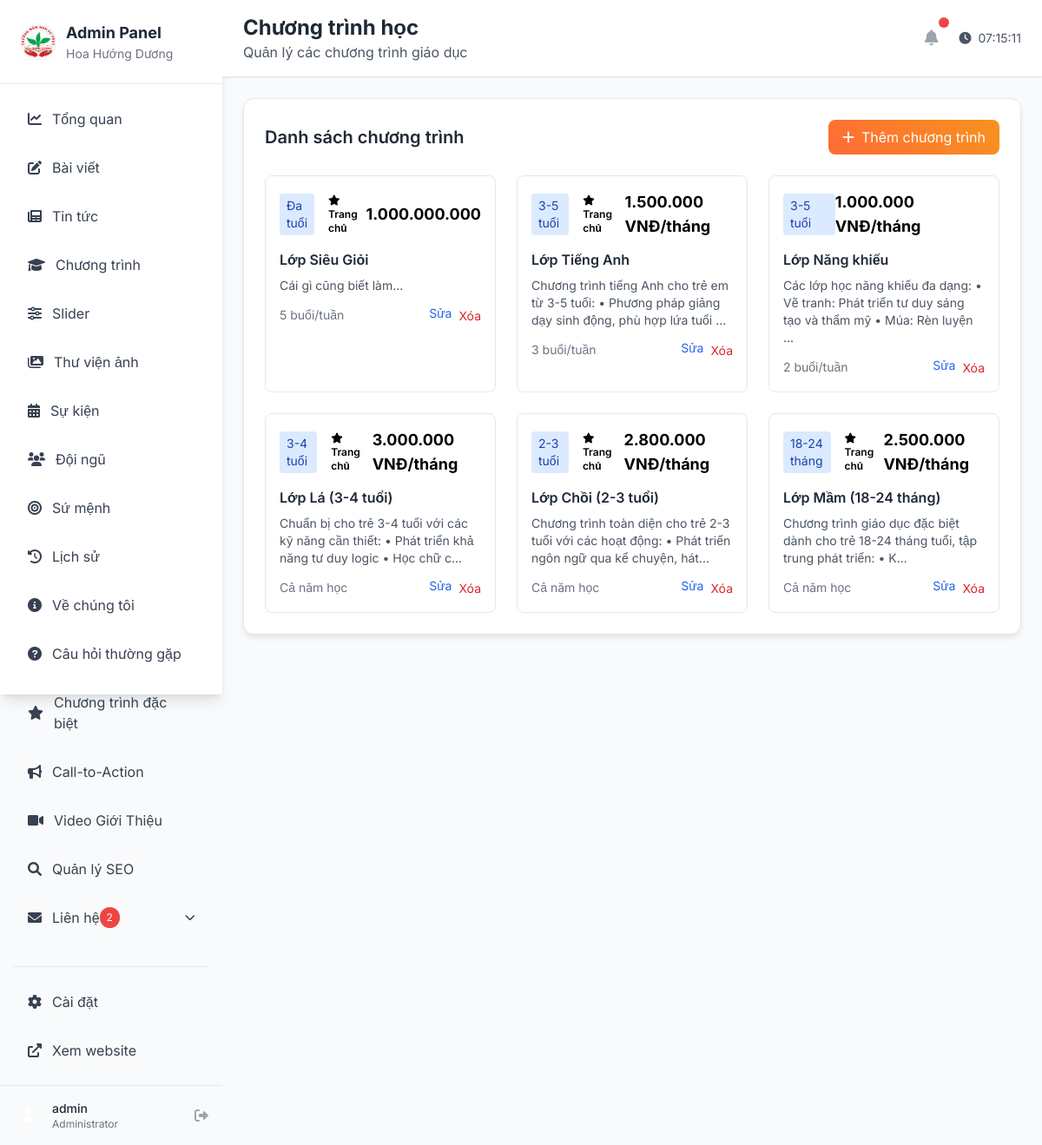
The app's page /admin/programs (signed in) with its own data.
### app.py (models this page shows)
class User(UserMixin, db.Model):
    id = db.Column(db.Integer, primary_key=True)
    username = db.Column(db.String(80), unique=True, nullable=False)
    email = db.Column(db.String(120), unique=True, nullable=False)
    password_hash = db.Column(db.String(128))

class Program(db.Model):
    id = db.Column(db.Integer, primary_key=True)
    name = db.Column(db.String(200), nullable=False)
    description = db.Column(db.Text)
    age_group = db.Column(db.String(50))
    featured_image = db.Column(db.String(200))
    price = db.Column(db.String(100))
    duration = db.Column(db.String(100))
    is_active = db.Column(db.Boolean, default=True)
    is_featured = db.Column(db.Boolean, default=False)
    created_at = db.Column(db.DateTime, default=datetime.utcnow)

### app.py (the view)
@app.route('/admin/programs')
@login_required
def admin_programs():
    programs = Program.query.order_by(Program.created_at.desc()).all()
    return render_template('admin/programs/list.html', programs=programs)

### app.py (called while the page is built)
@login_manager.user_loader
def load_user(user_id):
    return User.query.get(int(user_id))

@app.context_processor
def inject_unread_contacts():
    try:
        unread_contacts = Contact.query.filter_by(is_read=False).count()
        contact_settings = ContactSettings.query.filter_by(is_active=True).order_by(ContactSettings.order_index.asc()).all()
    except:
        unread_contacts = 0
        contact_settings = []
    return dict(unread_contacts=unread_contacts, global_contact_settings=contact_settings, get_seo_settings=get_seo_settings)

### templates/admin/programs/list.html (shortened to what this page needs)
{% extends "admin/base.html" %}
{% block page_title %}Chương trình học{% endblock %}
{% block page_description %}Quản lý các chương trình giáo dục{% endblock %}
{% block content %}
<div class="admin-card p-6">
    <div class="flex items-center justify-between mb-6">
        <h2 class="text-xl font-semibold text-gray-800">Danh sách chương trình</h2>
        <a href="{{ url_for('admin_programs_create') }}" class="btn-primary px-4 py-2 rounded-lg">
            <i class="fas fa-plus mr-2"></i>Thêm chương trình
        </a>
    </div>
    {% if programs %}
    <div class="grid grid-cols-1 md:grid-cols-2 lg:grid-cols-3 gap-6">
        {% for program in programs %}
        <div class="border rounded-lg p-4 {% if program.is_featured %}border-orange-300 bg-orange-50{% endif %}">
            <div class="flex items-center justify-between mb-3">
                <div class="flex items-center space-x-2">
                    <span class="bg-blue-100 text-blue-800 px-2 py-1 rounded text-sm">{{ program.age_group }}</span>
                    {% if program.is_featured %}
                    <span class="bg-orange-100 text-orange-800 px-2 py-1 rounded text-xs font-semibold">
                        <i class="fas fa-star mr-1"></i>Trang chủ
                    </span>
                    {% endif %}
                </div>
                <span class="text-lg font-bold text-primary">{{ program.price }}</span>
            </div>
            <h3 class="font-semibold text-gray-800 mb-2">{{ program.name }}</h3>
            <p class="text-gray-600 text-sm mb-3">{{ program.description[:100] }}...</p>
            <div class="flex items-center justify-between">
                <span class="text-sm text-gray-500">{{ program.duration }}</span>
                <div class="flex space-x-2">
                    <a href="{{ url_for('admin_programs_edit', id=program.id) }}" class="text-blue-600 hover:text-blue-800 text-sm">Sửa</a>
                    <form method="POST" action="{{ url_for('admin_programs_delete', id=program.id) }}" class="inline">
                        <button type="submit" class="text-red-600 hover:text-red-800 text-sm delete-btn">Xóa</button>
                    </form>
                </div>
            </div>
        </div>
        {% endfor %}
    </div>
    {% endif %}
</div>
{% endblock %}

### templates/admin/base.html (shortened to what this page needs)
<!DOCTYPE html>
<html lang="vi">
<head>
    <link href="https://cdn.jsdelivr.net/npm/tailwindcss@2.2.19/dist/tailwind.min.css" rel="stylesheet">
    <link rel="stylesheet" href="https://cdnjs.cloudflare.com/ajax/libs/font-awesome/6.0.0/css/all.min.css">
    <link rel="stylesheet" href="https://cdnjs.cloudflare.com/ajax/libs/cropperjs/1.5.12/cropper.min.css">
</head>
<body class="bg-gray-50">
    <div class="flex h-screen">
        <div class="w-64 bg-white shadow-lg flex flex-col">
            <div class="p-6 border-b border-gray-200">
                <div class="flex items-center">
                    <img src="{{ url_for('static', filename='images/mnhhd.jpg') }}" alt="Hoa Hướng Dương" class="w-10 h-10 rounded-lg shadow-sm mr-3 object-cover">
                    <div>
                        <h1 class="text-lg font-bold text-gray-800">Admin Panel</h1>
                        <p class="text-sm text-gray-500">Hoa Hướng Dương</p>
                    </div>
                </div>
            </div>
            <nav class="flex-1 p-4">
                <div class="space-y-2">
                    <a href="{{ url_for('admin_dashboard') }}"
                       class="sidebar-item flex items-center px-4 py-3 text-gray-700 rounded-lg hover:text-white transition duration-200 {{ 'bg-gradient-to-r from-orange-400 to-yellow-400 text-white' if request.endpoint == 'admin_dashboard' }}">
                        <i class="fas fa-chart-line mr-3"></i>
                        <span>Tổng quan</span>
                    </a>
                    <a href="{{ url_for('admin_posts') }}"
                       class="sidebar-item flex items-center px-4 py-3 text-gray-700 rounded-lg hover:text-white transition duration-200 {{ 'bg-gradient-to-r from-orange-400 to-yellow-400 text-white' if 'posts' in request.endpoint }}">
                        <i class="fas fa-edit mr-3"></i>
                        <span>Bài viết</span>
                    </a>
                    <a href="{{ url_for('admin_news') }}"
                       class="sidebar-item flex items-center px-4 py-3 text-gray-700 rounded-lg hover:text-white transition duration-200 {{ 'bg-gradient-to-r from-orange-400 to-yellow-400 text-white' if 'news' in request.endpoint }}">
                        <i class="fas fa-newspaper mr-3"></i>
                        <span>Tin tức</span>
                    </a>
                    <a href="{{ url_for('admin_programs') }}"
                       class="sidebar-item flex items-center px-4 py-3 text-gray-700 rounded-lg hover:text-white transition duration-200 {{ 'bg-gradient-to-r from-orange-400 to-yellow-400 text-white' if 'programs' in request.endpoint }}">
                        <i class="fas fa-graduation-cap mr-3"></i>
                        <span>Chương trình</span>
                    </a>
                    <a href="{{ url_for('admin_slider') }}"
                       class="sidebar-item flex items-center px-4 py-3 text-gray-700 rounded-lg hover:text-white transition duration-200 {{ 'bg-gradient-to-r from-orange-400 to-yellow-400 text-white' if 'slider' in request.endpoint }}">
                        <i class="fas fa-sliders-h mr-3"></i>
                        <span>Slider</span>
                    </a>
                    <a href="{{ url_for('admin_gallery') }}"
                       class="sidebar-item flex items-center px-4 py-3 text-gray-700 rounded-lg hover:text-white transition duration-200 {{ 'bg-gradient-to-r from-orange-400 to-yellow-400 text-white' if 'gallery' in request.endpoint }}">
                        <i class="fas fa-images mr-3"></i>
                        <span>Thư viện ảnh</span>
                    </a>
                    <a href="{{ url_for('admin_events') }}"
                       class="sidebar-item flex items-center px-4 py-3 text-gray-700 rounded-lg hover:text-white transition duration-200 {{ 'bg-gradient-to-r from-orange-400 to-yellow-400 text-white' if 'events' in request.endpoint }}">
                        <i class="fas fa-calendar-alt mr-3"></i>
                        <span>Sự kiện</span>
                    </a>
                    <a href="{{ url_for('admin_team') }}"
                       class="sidebar-item flex items-center px-4 py-3 text-gray-700 rounded-lg hover:text-white transition duration-200 {{ 'bg-gradient-to-r from-orange-400 to-yellow-400 text-white' if 'team' in request.endpoint }}">
                        <i class="fas fa-users mr-3"></i>
                        <span>Đội ngũ</span>
                    </a>
                    <a href="{{ url_for('admin_mission') }}"
                       class="sidebar-item flex items-center px-4 py-3 text-gray-700 rounded-lg hover:text-white transition duration-200 {{ 'bg-gradient-to-r from-orange-400 to-yellow-400 text-white' if 'mission' in request.endpoint }}">
                        <i class="fas fa-bullseye mr-3"></i>
                        <span>Sứ mệnh</span>
                    </a>
                    <a href="{{ url_for('admin_history') }}"
                       class="sidebar-item flex items-center px-4 py-3 text-gray-700 rounded-lg hover:text-white transition duration-200 {{ 'bg-gradient-to-r from-orange-400 to-yellow-400 text-white' if 'history' in request.endpoint }}">
                        <i class="fas fa-history mr-3"></i>
                        <span>Lịch sử</span>
                    </a>
                    <a href="{{ url_for('admin_about') }}"
                       class="sidebar-item flex items-center px-4 py-3 text-gray-700 rounded-lg hover:text-white transition duration-200 {{ 'bg-gradient-to-r from-orange-400 to-yellow-400 text-white' if 'about' in request.endpoint }}">
                        <i class="fas fa-info-circle mr-3"></i>
                        <span>Về chúng tôi</span>
                    </a>
                    <a href="{{ url_for('admin_faq') }}"
                       class="sidebar-item flex items-center px-4 py-3 text-gray-700 rounded-lg hover:text-white transition duration-200 {{ 'bg-gradient-to-r from-orange-400 to-yellow-400 text-white' if 'faq' in request.endpoint }}">
                        <i class="fas fa-question-circle mr-3"></i>
                        <span>Câu hỏi thường gặp</span>
                    </a>
                    <a href="{{ url_for('admin_special_programs') }}"
                       class="sidebar-item flex items-center px-4 py-3 text-gray-700 rounded-lg hover:text-white transition duration-200 {{ 'bg-gradient-to-r from-orange-400 to-yellow-400 text-white' if 'special_programs' in request.endpoint }}">
                        <i class="fas fa-star mr-3"></i>
                        <span>Chương trình đặc biệt</span>
                    </a>
                    <a href="{{ url_for('admin_cta') }}"
                       class="sidebar-item flex items-center px-4 py-3 text-gray-700 rounded-lg hover:text-white transition duration-200 {{ 'bg-gradient-to-r from-orange-400 to-yellow-400 text-white' if 'cta' in request.endpoint }}">
                        <i class="fas fa-bullhorn mr-3"></i>
                        <span>Call-to-Action</span>
                    </a>
                    <a href="{{ url_for('admin_videos') }}"
                       class="sidebar-item flex items-center px-4 py-3 text-gray-700 rounded-lg hover:text-white transition duration-200 {{ 'bg-gradient-to-r from-orange-400 to-yellow-400 text-white' if 'videos' in request.endpoint }}">
                        <i class="fas fa-video mr-3"></i>
                        <span>Video Giới Thiệu</span>
                    </a>
                    <a href="{{ url_for('admin_seo') }}"
                       class="sidebar-item flex items-center px-4 py-3 text-gray-700 rounded-lg hover:text-white transition duration-200 {{ 'bg-gradient-to-r from-orange-400 to-yellow-400 text-white' if 'seo' in request.endpoint }}">
                        <i class="fas fa-search mr-3"></i>
                        <span>Quản lý SEO</span>
                    </a>
                    <div class="relative">
                        <button id="contacts-dropdown-btn"
                                class="sidebar-item flex items-center px-4 py-3 text-gray-700 rounded-lg hover:text-white transition duration-200 w-full text-left {{ 'bg-gradient-to-r from-orange-400 to-yellow-400 text-white' if 'contacts' in request.endpoint }}">
                            <i class="fas fa-envelope mr-3"></i>
                            <span>Liên hệ</span>
                            {% if unread_contacts > 0 %}
                            <span class="bg-red-500 text-white text-xs px-2 py-1 rounded-full">{{ unread_contacts }}</span>
                            {% endif %}
                            <i id="contacts-chevron" class="fas fa-chevron-down ml-auto text-xs transition-transform"></i>
                        </button>
                    </div>
                </div>
                <div class="mt-8 pt-4 border-t border-gray-200">
                    <div class="space-y-2">
                        <a href="{{ url_for('admin_settings') }}"
                           class="sidebar-item flex items-center px-4 py-3 text-gray-700 rounded-lg hover:text-white transition duration-200">
                            <i class="fas fa-cog mr-3"></i>
                            <span>Cài đặt</span>
                        </a>
                        <a href="{{ url_for('index') }}" target="_blank"
                           class="sidebar-item flex items-center px-4 py-3 text-gray-700 rounded-lg hover:text-white transition duration-200">
                            <i class="fas fa-external-link-alt mr-3"></i>
                            <span>Xem website</span>
                        </a>
                    </div>
                </div>
            </nav>
            <div class="p-4 border-t border-gray-200">
                <div class="flex items-center justify-between">
                    <div class="flex items-center">
                        <div class="w-8 h-8 bg-gradient-to-r from-orange-400 to-yellow-400 rounded-full flex items-center justify-center mr-3">
                            <i class="fas fa-user text-white text-sm"></i>
                        </div>
                        <div>
                            <p class="text-sm font-medium text-gray-800">{{ current_user.username }}</p>
                            <p class="text-xs text-gray-500">Administrator</p>
                        </div>
                    </div>
                    <a href="{{ url_for('admin_logout') }}"
                       class="text-gray-400 hover:text-red-500 transition"
                       title="Đăng xuất">
                        <i class="fas fa-sign-out-alt"></i>
                    </a>
                </div>
            </div>
        </div>
        <div class="flex-1 flex flex-col overflow-hidden">
            <header class="bg-white shadow-sm border-b border-gray-200 px-6 py-4">
                <div class="flex items-center justify-between">
                    <div>
                        <h1 class="text-2xl font-bold text-gray-800">{% block page_title %}Dashboard{% endblock %}</h1>
                        <p class="text-gray-600">{% block page_description %}Quản lý nội dung website{% endblock %}</p>
                    </div>
                    <div class="flex items-center space-x-4">
                        <div class="relative">
                            <button class="p-2 text-gray-400 hover:text-gray-600 relative">
                                <i class="fas fa-bell text-lg"></i>
                                <span class="absolute -top-1 -right-1 w-3 h-3 bg-red-500 rounded-full"></span>
                            </button>
                        </div>
                        <div class="text-sm text-gray-600">
                            <i class="fas fa-clock mr-1"></i>
                            <span id="current-time"></span>
                        </div>
                    </div>
                </div>
            </header>
            <main class="flex-1 overflow-auto p-6">
                {% block content %}{% endblock %}
            </main>
        </div>
    </div>
</body>
</html>

### templates/admin/base.html (style rules this page uses)
body { font-family: 'Inter', sans-serif; }
.admin-card { background: white; border-radius: 12px; box-shadow: 0 4px 6px -1px rgba(0, 0, 0, 0.1); border: 1px solid #e5e7eb; }
.btn-primary { background: linear-gradient(45deg, #ff6b35, #f7931e); border: none; color: white; }

### records on screen
User: username "admin"
Program: age_group "Đa tuổi", is_featured True (drawn), price "1.000.000.000", name "Lớp Siêu Giỏi", description "Cái gì cũng biết làm", duration "5 buổi/tuần"
Program: age_group "3-5 tuổi", is_featured True (drawn), price "1.500.000 VNĐ/tháng", name "Lớp Tiếng Anh", description "Chương trình tiếng Anh cho trẻ em từ 3-5 tuổi: • Phương pháp giảng dạy sinh động, phù hợp lứa tuổi", duration "3 buổi/tuần"
Program: age_group "3-5 tuổi", price "1.000.000 VNĐ/tháng", name "Lớp Năng khiếu", description "Các lớp học năng khiếu đa dạng: • Vẽ tranh: Phát triển tư duy sáng tạo và thẩm mỹ • Múa: Rèn luyện", duration "2 buổi/tuần"
Program: age_group "3-4 tuổi", is_featured True (drawn), price "3.000.000 VNĐ/tháng", name "Lớp Lá (3-4 tuổi)", description "Chuẩn bị cho trẻ 3-4 tuổi với các kỹ năng cần thiết: • Phát triển khả năng tư duy logic • Học chữ c", duration "Cả năm học"
Program: age_group "2-3 tuổi", is_featured True (drawn), price "2.800.000 VNĐ/tháng", name "Lớp Chồi (2-3 tuổi)", description "Chương trình toàn diện cho trẻ 2-3 tuổi với các hoạt động: • Phát triển ngôn ngữ qua kể chuyện, hát", duration "Cả năm học"
Program: age_group "18-24 tháng", is_featured True (drawn), price "2.500.000 VNĐ/tháng", name "Lớp Mầm (18-24 tháng)", description "Chương trình giáo dục đặc biệt dành cho trẻ 18-24 tháng tuổi, tập trung phát triển: • K", duration "Cả năm học"

### other values on screen
{{ unread_contacts }} "2"
